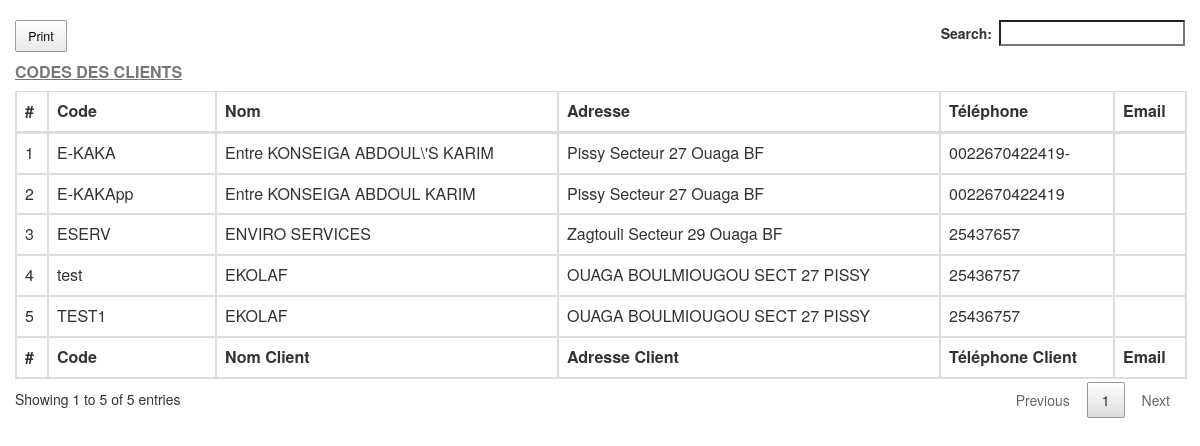
Page /popup_clt.php on the committed database.
### tables this page shows
CREATE TABLE IF NOT EXISTS `client` (
`idClient` int(10) NOT NULL,
  `codeClient` varchar(20) NOT NULL,
  `nomClient` varchar(65) NOT NULL,
  `adresseClient` varchar(60) NOT NULL,
  `telClient` varchar(15) NOT NULL,
  `regimeClient` varchar(50) NOT NULL,
  `rccmClient` varchar(50) NOT NULL,
  `ifuClient` varchar(50) NOT NULL,
  `divisionClient` varchar(50) NOT NULL,
  `statutClient` varchar(5) NOT NULL
);

### php/fonction.php (called while the page is built, shortened)
<?php
	require 'connexion.php';
	function SQLSelect($sql)
	{
		$bdd = new DB();
		$req = $bdd->db->prepare($sql);
		$req->execute();
		if($req)
			return $req->fetchAll(PDO::FETCH_OBJ);
		else
			return false;
	}

### php/connexion.php (called while the page is built, shortened)
<?php
class DB
{
	private $host = 'localhost';
	private $user = 'root';
	private $pass = '';
	private $db_name = 'bd_gestockevent24';
	public function __construct($host=null, $user=null, $pass=null, $db_name=null)
	{
		try
		{
			$this->db = new PDO ('mysql:host='.$this->host.';dbname='.$this->db_name, $this->user, $this->pass, array(
				PDO::MYSQL_ATTR_INIT_COMMAND => 'SET NAMES UTF8',
				PDO::ATTR_ERRMODE => PDO::ERRMODE_WARNING));
		}
		catch(PDOException $e)
		{
			die("<font color=\"red\">Impossible de se connecter à la base de données!</font>");
		}
	}
}

### popup_clt.php (the view, shortened to what this page needs)
<?php
	require_once('php/fonction.php');
	$clts = SQLSelect("SELECT * FROM client WHERE statutClient='ON' ORDER BY codeClient");
	$nl = 1;
?>
<!DOCTYPE>
<html>
	<head>
		<link rel="stylesheet" type="text/css" href="datatables/jquery.dataTables.min.css" />
		<link rel="stylesheet" type="text/css" href="datatables/bootstrap.css"/>
		<link rel="stylesheet" type="text/css" href="datatables/buttons.dataTables.min.css" />
	</head>
	<body>
	<div class="col-lg-12">
		<br>
		<table class="table table-bordered" id="codeart">
			<caption><b><u>CODES DES CLIENTS</u></b></caption>
			<thead>
				<tr>
					<th>#</th>
					<th style="width:150px">Code</th>
					<th>Nom</th>
					<th>Adresse</th>
					<th>Téléphone</th>
					<th>Email</th>
				</tr>
			</thead>
			<tfoot>
				<tr>
					<th>#</th>
					<th style="width:150px">Code</th>
					<th>Nom Client</th>
					<th>Adresse Client</th>
					<th>Téléphone Client</th>
					<th>Email</th>
				</tr>
			</tfoot>
			<tbody>
				<?php
					if(empty($clts))
					{
				?>
						<tr>
							<td colspan="3">Aucun client dans la base</td>
						</tr>
				<?php
					}
					else
					{
						foreach($clts as $clt):
				?>
							<tr>
								<td><?=$nl++;?></td>
								<td><?=$clt->codeClient;?></td>
								<td><?=$clt->nomClient;?></td>
								<td><?=$clt->adresseClient;?></td>
								<td><?=$clt->telClient;?></td>
								<td><?=$clt->emailClient;?></td>
							</tr>
				<?php
						endforeach;
					}
				?>
			</tbody>
		</table>
	</div>
	</body>
</html>

### rows in the picture
client: codeClient "E-KAKA", nomClient "Entre KONSEIGA ABDOUL\\'S KARIM", adresseClient "Pissy Secteur 27 Ouaga BF", telClient "0022670422419-"
client: codeClient "E-KAKApp", nomClient "Entre KONSEIGA ABDOUL KARIM", adresseClient "Pissy Secteur 27 Ouaga BF", telClient "0022670422419"
client: codeClient "ESERV", nomClient "ENVIRO SERVICES", adresseClient "Zagtouli Secteur 29 Ouaga BF", telClient "25437657"
client: codeClient "test", nomClient "EKOLAF", adresseClient "OUAGA BOULMIOUGOU SECT 27 PISSY", telClient "25436757"
client: codeClient "TEST1", nomClient "EKOLAF", adresseClient "OUAGA BOULMIOUGOU SECT 27 PISSY", telClient "25436757"
